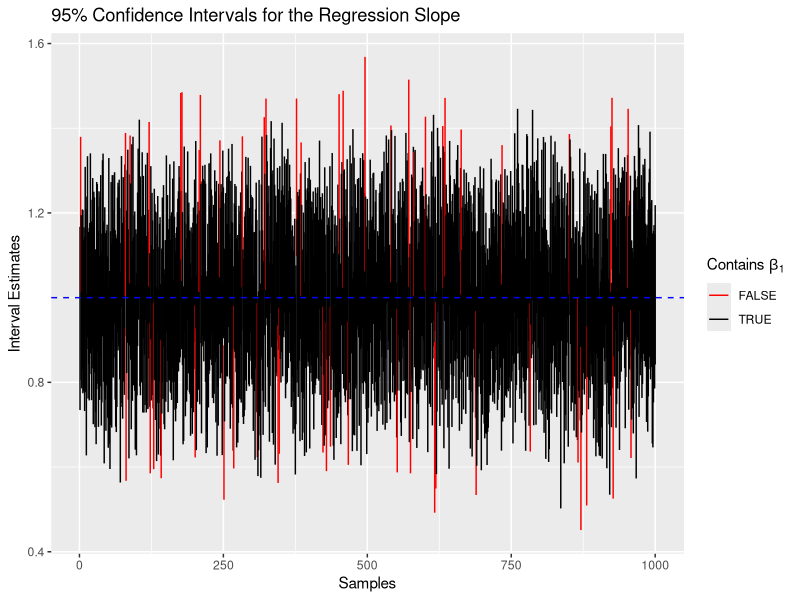
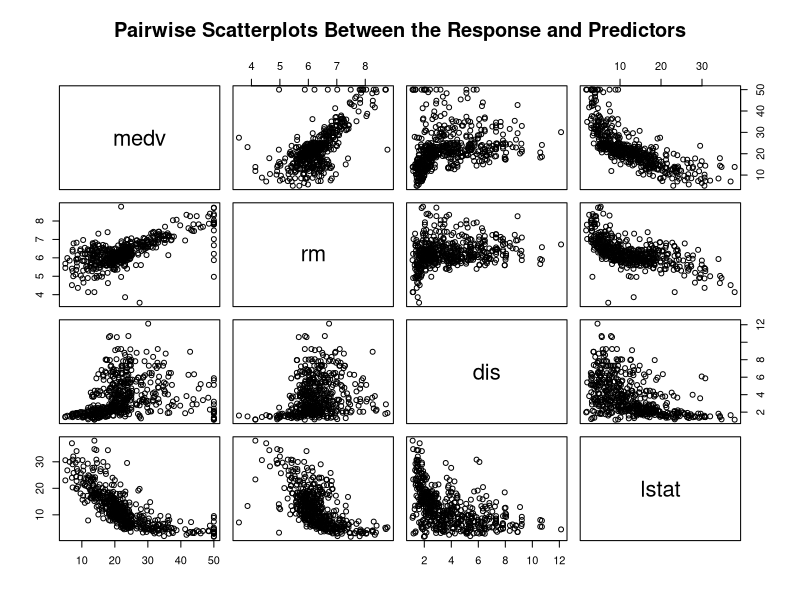

Reproduce these figures in R, in order.
## ---- chunk 1
# Set global options
knitr::opts_chunk$set(echo = FALSE)

# Load necessary libraries
library("tidyverse")
library("mlbench")

# Set seed for reproducibility
set.seed(123)
## ---- chunk 2
# Generate the data as given in the specification
n <- 100
x <- rnorm(n, 0, 1)
eps <- rnorm(n, 0, 1)
y <- 0.5 + x + eps
## ---- chunk 3
# Create the regression model for the data
model_1 <- lm(y~x)

# Find the relevant quantile
t_star <- qt(1-0.01/2, 98)

# Find the confidence intervals for both parameters
intervals <- confint.default(model_1, level = 0.99)
## ---- chunk 4
# Set up important variables for the simulation
rep <- 1000
n <- 100
true_param <- 1
lower <- rep(x=NA, times=rep)
upper <- rep(x=NA, times=rep)
contains <- rep(x=NA, times=rep)

# Run the simulation
for (i in 1:rep) {
  # Generate the data
  x <- rnorm(n, 0, 1)
  eps <- rnorm(n, 0, 1)
  y <- 0.5 + x + eps
  
  # Create the model and get the intervals
  model <- lm(y~x)
  interval <- confint.default(object=model, level=0.95)
  
  # Store the intervals and coverage Boolean in the corresponding vector
  lower[i] <- interval[2, 1]
  upper[i] <- interval[2, 2]
  contains[i] <- (lower[i] <= 1) && (upper[i] >= 1)
}

# Create a tibble of the simulated data
interval_data <- tibble(lower=lower, upper=upper, contains=contains)

# Find the simulated coverage rate
number_contain <- sum(interval_data$contains)/rep

# Plot the intervals
ggplot(data=interval_data) +
  geom_segment(mapping = aes(x = 1:rep, xend = 1:rep,
                             y = lower,
                             yend = upper,
                             color = contains)) +
  scale_colour_manual(name = expression('Contains'~beta[1]),
                      values = setNames(c('red','black'),
                                        c(F, T))) + 
  geom_hline(yintercept = true_param,
             color = "blue",
             linetype = "dashed") +
  labs(x = "Samples",
       y = "Interval Estimates",
       title = "95% Confidence Intervals for the Regression Slope")
## ---- chunk 5
# Setup important values for the function
m <- 1000
beta1 <- 1    

# function to compute the coverage probability
coverage <- function(num, lambda, conf_level) {
    # create an empty list for the confidence intervals
    conf.int = list(lower = rep(NA, m), upper = rep(NA, m))
    
    # empty variable to represent the coverage probability
    p_c = 0
    
    for (j in 1:m) {
        # generate the current data set
        x <- rnorm(num,0,1)
        eps <- (1-lambda)*rnorm(num, 0, 1) + lambda*runif(num, -1, 1)
        y <- 0.5 + x + eps
        
        # fit the model on the current data
        lin.mod = lm(y ~ x)
        CI = confint.default(lin.mod, level=conf_level)
        
        # upper and lower bounds for beta1
        conf.int$lower[j] = CI[2, 1]
        conf.int$upper[j] = CI[2, 2]
        
        # update the coverage probability
        if (beta1 >= CI[2, 1] && beta1 <= CI[2, 2]) {
            p_c = p_c + 1/m
        }
        
    }
    
    # return the coverage probability
    return(p_c)
}
## ---- chunk 6
# Run the simulation
covg_prob_1ei <- coverage(100,0.1,0.95)
## ---- chunk 7
# Setup important numbers for the simulation
n_vec <- c(3, 5, 10, 50)
covg_prob_1eii <- rep(x=NA, times=length(n_vec))

# Run the simulation
for (i in 1:length(n_vec)) {
  covg_prob_1eii[i] <- coverage(n_vec[i], 0.1, 0.95)
}
## ---- chunk 8
# Setup important numbers for the simulation
lambda_vec <- seq(from=0.1, to=1, by=0.1)
covg_prob_1eiii <- matrix(NA, nrow=length(n_vec), ncol=length(lambda_vec))
rownames(covg_prob_1eiii) <- c("3", "5", "10", "50")
colnames(covg_prob_1eiii) <- c("0.1", "0.2", "0.3", "0.4", "0.5", "0.6", "0.7",
                               "0.8", "0.9", "1.0")

# Run the simulation
for (j in 1:length(lambda_vec)) {
  for (i in 1:length(n_vec)) {
    covg_prob_1eiii[i, j] <- coverage(n_vec[i], lambda_vec[j], 0.95)
  }
}

# Display the results
covg_prob_1eiii
## ---- chunk 9
# Setup important numbers for the simulation
n <- 100
level_vec <- c(0.80, 0.85, 0.90, 0.95, 0.99)
covg_prob_1eiv <- matrix(NA, nrow=length(level_vec), ncol=length(lambda_vec))
rownames(covg_prob_1eiv) <- c("0.80", "0.85", "0.90", "0.95", "0.99")
colnames(covg_prob_1eiv) <- c("0.1", "0.2", "0.3", "0.4", "0.5", "0.6", "0.7",
                              "0.8", "0.9", "1.0")

# Run the simulation
for (j in 1:length(lambda_vec)) {
  for (i in 1:length(level_vec)) {
    covg_prob_1eiv[i, j] <- coverage(n, lambda_vec[j], level_vec[i])
  }
}

# Display the results
covg_prob_1eiv
## ---- chunk 10
# Load in the dataset for this problem
data(BostonHousing)
## ---- chunk 11
# Filter only the necessary columns
data_trimmed <- BostonHousing %>% select("medv", "rm", "dis", "lstat")

# Set up a plotting window
plot(data_trimmed, main="Pairwise Scatterplots Between the Response and Predictors")
## ---- chunk 12
# Display the correlation matrix for the above variables
cor(data_trimmed)
## ---- chunk 13
# Fit the multiple linear regression model
fit1 <- lm(medv~rm+dis+lstat, data=BostonHousing)

# Get the coefficients of the model
coefs <- coefficients(fit1)
## ---- chunk 14
# Fit the empty model for the anova test
fit2 <- lm(medv~1, data=BostonHousing)

# Run the anova test
p_val_anova <- anova(fit2, fit1)[2,6]
## ---- chunk 15
# Fit the anova from part(b)
anova_fit <- anova(fit2, fit1)

# Print out the results of the anova from part (b)
anova_fit
## ---- chunk 16
# Construct the F statistic given the values Res.df and RSS
num_df <- anova_fit[1,1] - anova_fit[2,1]
denom_df <- anova_fit[2,1]
RSS_0 <- anova_fit[1,2]
RSS_3 <- anova_fit[2,2]
F_stat <- (denom_df * (RSS_0 - RSS_3)) / (num_df * RSS_3)
## ---- chunk 17
# Print the summary of the multiple linear regression model
summary(fit1)
## ---- chunk 18
# Fit the model with seven covariates
model <- lm(medv~rm+dis+lstat+age+crim+indus+nox, data=BostonHousing)

# Print the summary of the model
summary(model)
## ---- chunk 19
# Find and display Bonferroni p-values
p.adjust(summary(model)$coefficients[2:8,4], method = "bonferroni", n=7)
## ---- chunk 20
# Display the p-values from part (a)
summary(model)$coefficients[2:8,4]
## ---- chunk 21
# Order and display the p-values from part (a)
sorted_pvals <- sort(summary(model)$coefficients[2:8,4])
sorted_pvals
## ---- chunk 22
# Find and display Holm p-values
p.adjust(sorted_pvals, method = "holm", n=7)
## ---- chunk 23
# Display the p-values from part (a)
summary(model)$coefficients[2:8,4]
## ---- chunk 24
# Order and display the p-values from part (a)
sorted_pvals <- sort(summary(model)$coefficients[2:8,4])
sorted_pvals
## ---- chunk 25
# Load in the data given in the problem specification
x1 <- c(4, 3, 3, 0, 1, 5)
x2 <- c(6, 2, 7, 9, 3, 0)
y <- c(16, 8, 10, 15, 10, 21)
## ---- chunk 26
# Build the design matrix
ones <- rep(1,length(y))
X <- matrix(cbind(ones,x1,x2), nrow=length(y), ncol=3, byrow = F)

# Display the design matrix
X
## ---- chunk 27
# Calculate X'X and (X'X)^-1
XtX <- t(X)%*%X
XtXinv <- solve(XtX)
## ---- chunk 28
# Display X'X
XtX
## ---- chunk 29
# Display (X'X)^-1
XtXinv
## ---- chunk 30
# Compute the estimates for the parameters
beta_hat_vec <- XtXinv%*%t(X)%*%y

# Display the estimates
beta_hat_vec
## ---- chunk 31
# Output the lm() summary
summary(lm(y~x1+x2))
## ---- chunk 32
# Setup the value for sigma^2
sigmasq <- 0.25^2

# Find the covariance matrix
cov_mat <- sigmasq*XtXinv

# Find the variance of beta_hat_1
var_bh1 <- cov_mat[2,2]

# Find the covariance of beta_hat_1 and beta_hat_2
cov_bh1_bh2 <- cov_mat[2,3]

# Display the covariance matrix
cov_mat
